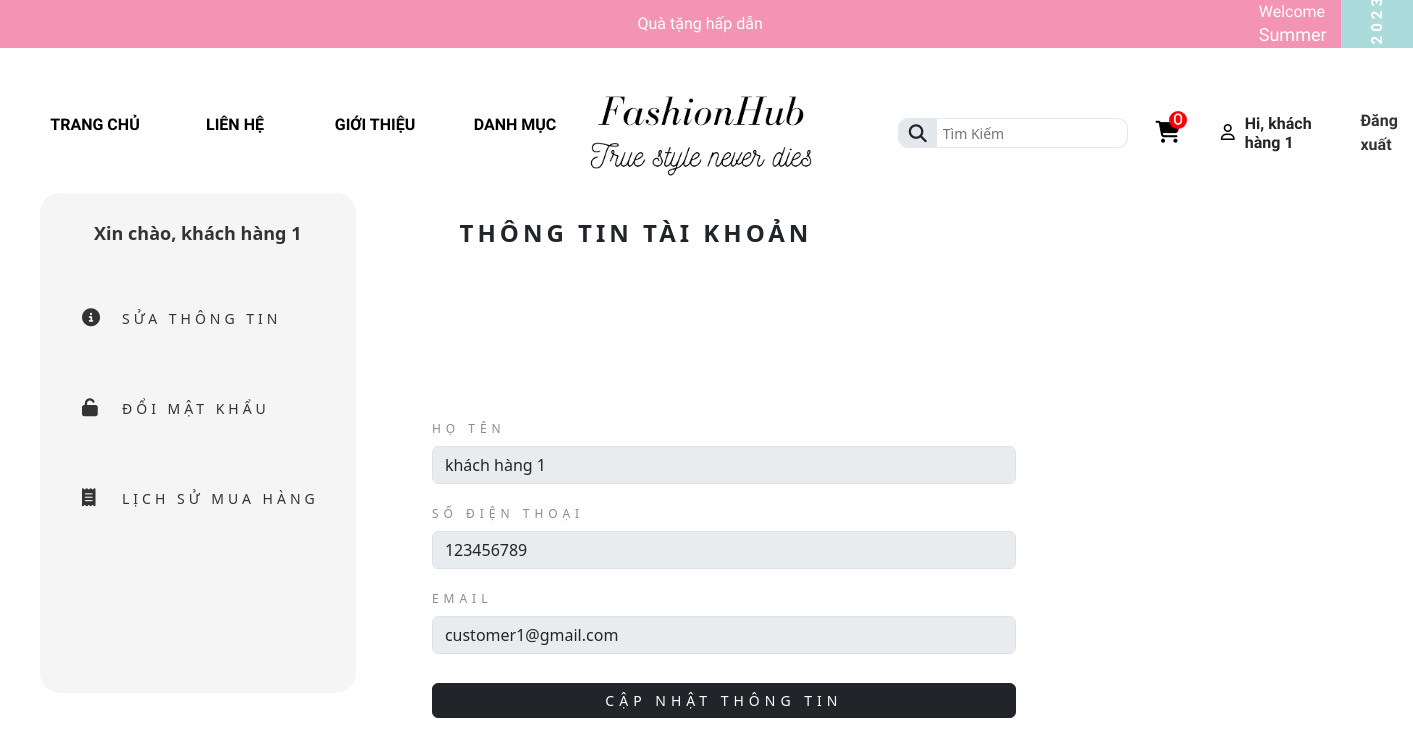
The app's page /app/views/customer/page_user/form-edit-profile.php (signed in) with its own data.
### tables this page shows
CREATE TABLE `users` (
  `id` int(11) NOT NULL,
  `user_name` varchar(255) DEFAULT NULL,
  `email` varchar(255) DEFAULT NULL,
  `password` varchar(255) DEFAULT NULL,
  `full_name` varchar(255) DEFAULT NULL COMMENT 'họ tên',
  `phone_number` int(11) DEFAULT NULL,
  `images` varchar(255) DEFAULT NULL,
  `role` tinyint(4) DEFAULT 0 COMMENT '0: khách hàng; 1: admin',
  `position` tinyint(4) DEFAULT 0 COMMENT '0: thành viên; 1: quản lý',
  `ip_address` varchar(255) DEFAULT NULL
);

### global.php (called while the page is built, shortened)
<?php
$ROOT_URL = "/Shop_FashionHub";
$SITE_URL = "$ROOT_URL/app/views/customer";

### app/models/DAO/edit-profile.php (called while the page is built, shortened)
<?php
function select_user($user_id){
    $sql = "SELECT * FROM users WHERE id = ?";
    return pdo_query_one($sql, $user_id);
}

### app/models/DAO/connect.php (called while the page is built, shortened)
<?php
    $host = 'localhost';
    $dbname = 'fashionhub_shop';
    $username = 'root';
    $password = '';
    try {
        $db = new PDO("mysql:host=$host;dbname=$dbname;charset=utf8", $username, $password);
        $db->setAttribute(PDO::ATTR_ERRMODE, PDO::ERRMODE_EXCEPTION);
        $db->setAttribute(PDO::ATTR_EMULATE_PREPARES, false);
        return $db;
    } catch (PDOException $e) {
        echo "Lỗi kết nối cơ sở dữ liệu: " . $e->getMessage();
        die();
    }
    $db = null;
function pdo_query_one($sql){
    $sql_args = array_slice(func_get_args(), 1);
    try{
        global $db;
        $stmt = $db->prepare($sql);
        $stmt->execute($sql_args);
        $row = $stmt->fetch(PDO::FETCH_ASSOC);
        return $row;
    }
    catch(PDOException $e){
        throw $e;
    }
    finally{
        unset($db);
    }
}

### app/views/customer/page_user/edit-profile.php (called while the page is built, shortened)
<?php
require_once '../../../models/DAO/edit-profile.php';
$user = select_user($_SESSION['user_id']);
?>

### app/views/customer/page_user/form-edit-profile.php (the view, shortened to what this page needs)
<?php require_once '../page_user/header.php' ?>
<?php require_once './edit-profile.php' ?>
<!DOCTYPE html>
<html lang="vi">
<head>
</head>
<body>
    <header>
        <div class="sidebar">
            <div class="logo-details">
                <a href="./index.php">
                    <span class="logo_name">
                        <a style="font-size: 18px; color:#333; font-weight: bold;"
                            href="<?=$SITE_URL?>/page_user/form-edit-profile.php">Xin
                            chào,
                            <?php echo $_SESSION['user_fullname']?></a>
                    </span>
                </a>
            </div>
            <ul class="nav-links">
                <li>
                    <a href="./form-edit-profile.php" class="">
                        <span class="links_name"><i class="fa-solid fa-circle-info"></i>Sửa Thông Tin</span>
                    </a>
                </li>
                <li>
                    <a href="./form-change-password.php" class="">
                        <span class="links_name"><i class="fa-solid fa-unlock"></i>Đổi Mật Khẩu</span>
                    </a>
                </li>
                <li>
                    <a href="./purchase-history.php" class="">
                        <span class="links_name"><i class="fa-solid fa-receipt"></i>Lịch Sử Mua Hàng</span>
                    </a>
                </li>
            </ul>
        </div>
        <section class="home-section">
            <nav class="header">
                <div class="sidebar-button">
                    <span style="margin-left: 84px; letter-spacing: 4px; text-transform:uppercase; font-weight: bold;"
                        class="dashboard">Thông tin tài khoản</span>
                </div>
                <form style="width: 600px;" class="rounded border-2 p-2">
                    <div class="mb-3">
                        <label style="color: #868D95; text-transform: uppercase; font-size: 12px; letter-spacing: 5px;"
                            for="hoten" class="form-label">
                            Họ tên
                        </label>
                        <input value="<?=$user['full_name'] ?>" type="text" disabled class="form-control" id="hoten"
                            name="hoten">
                    </div>
                    <div class="mb-3">
                        <label style="color: #868D95; text-transform: uppercase; font-size: 12px; letter-spacing: 5px;"
                            for="sdt" class="form-label">Số điện thoại
                        </label>
                        <input value="<?=$user['phone_number'] ?>" type="text" disabled class="form-control" name="sdt">
                    </div>
                    <div class="mb-3">
                        <label style="color: #868D95; text-transform: uppercase; font-size: 12px; letter-spacing: 5px;"
                            for="email" class="form-label">
                            Email
                        </label>
                        <input value="<?= $user['email']?>" type="text" class="form-control" id="email" disabled
                            name="email">
                    </div>
                    <div class="row">
                        <div class="col-md-12">
                            <button
                                style="margin-top: 13px; font-size:14px; letter-spacing: 5px; text-transform: uppercase;"
                                type="button" data-bs-toggle="modal" data-bs-target="#exampleModal"
                                class="btn btn-dark col-md-12">Cập nhật thông
                                tin</button>
                        </div>
                    </div>
                </form>
            </nav>
        </section>
    </header>
</body>
</html>

### assets/css/grid.css (style rules this page uses)
.row { display: flex; flex-wrap: wrap; margin-left: -4px; margin-right: -4px; }
@media (min-width: 740px) { .row { margin-left: -8px; margin-right: -8px; } }
@media (min-width: 1113px) { .row { margin-left: -12px; margin-right: -12px; } }

### assets/css/app.css (style rules this page uses)
* { margin: 0; padding: 0; box-sizing: border-box; }
:root { --banner__top-height:48px; }
html { font-family: 'Bellota'; }
nav { display: flex; align-items: center; margin-top: 25px; width: 100%; height: 120px; }

### assets/css/page-user.css (style rules this page uses)
header { display: flex; flex-direction: row; }
.sidebar { position: relative; max-height: 100%; height: 500px; width: 350px; background-color: #f5f5f5; transition: all 0.5s ease; border-radius: 20px; margin-left: 40px; }
.sidebar .logo-details { height: 80px; width: 100%; display: flex; align-items: center; justify-content: center; }
.sidebar .logo-details a { text-decoration: none; }
.sidebar .logo-details .logo_name { color: #333; font-size: 20px; font-weight: 500; }
.sidebar .nav-links { padding-left: 0; }
.sidebar .nav-links li { position: relative; list-style: none; height: 90px; width: 100%; }
.sidebar .nav-links li a { height: 100%; width: 100%; display: flex; align-items: center; text-decoration: none; transition: all 0.4s ease; }
.sidebar .nav-links li i { min-width: 40px; font-size: 18px; color: #333; }
.sidebar .nav-links li a .links_name { color: #333; font-size: 14px; font-weight: 500; letter-spacing: 4px; text-transform: uppercase; }
.sidebar .nav-links li a i { margin-left: 42px; }
.home-section { min-height: 100vh; width: calc(100% - 240px); left: 240px; transition: all 0.5s ease; }
.home-section nav { height: 80px; display: flex; align-items: center; width: 100%; left: 240px; z-index: 1; padding: 0 20px; transition: all 0.5s ease; margin: 0; }
.home-section nav .sidebar-button { font-size: 24px; font-weight: 500; }
.home-section form { position: absolute; top: 41%; left: 30%; }

### records on screen
users: hoten "khách hàng 1", sdt "123456789", email "customer1@gmail.com"

### other values on screen
$_SESSION['user_fullname'] "khách hàng 1"
